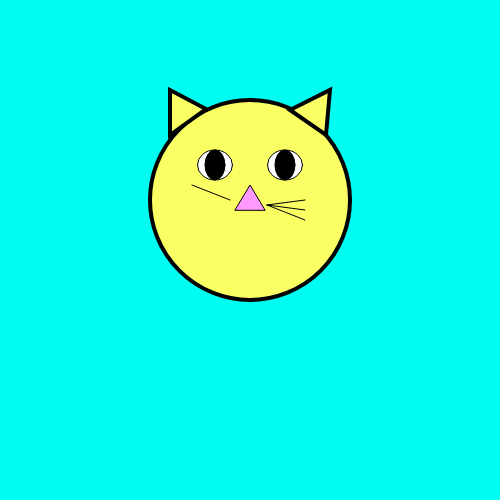
Frame 1 (no input)
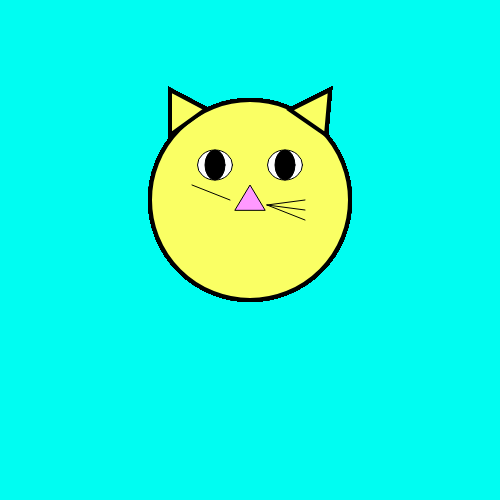
Frame 60 (no input)
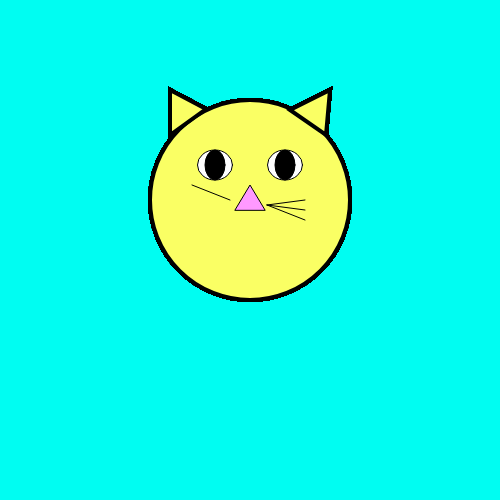
Frame 120 (the mouse pressed at the canvas centre since frame 60)

The p5.js sketch that drew these frames (run headless with seeded random() and noise() and a simulated clock; from frame 60 on, the mouse is pressed at the canvas centre):

// p5.js sketch
// ── sketch.js
function setup() {
createCanvas(500,500)
background(0,253,242)
}

function draw() {
//head
  push();
  translate(250, 200);
  fill(250, 300, 100);
  stroke(0,0,0);
  strokeWeight(4);
  ellipse(0,0,200,200);
  pop();
//ears
  push();
  translate(130,50);
  fill(250, 300, 100);
  stroke(0,0,0);
  strokeWeight(4);
  triangle(40,85,40,40,76,59);
  pop();

  push();
  translate(250,50);
  fill(250, 300, 100);
  stroke(0,0,0);
  strokeWeight(4);
  triangle(40,60,80,40,76,85);
  pop();

  //eyes
  push();
  translate(250, 165);
  fill(255,255,255);
  ellipse(-35,0,35,30);
  ellipse(35,0,35,30);
  pop();

  //pupils
  //eyes
  push();
  translate(250, 165);
  fill(0,0,0);
  ellipse(-35,0,20,30);
  ellipse(35,0,20,30);
  pop();

//mouth
  push();

  pop();

  //nose
  push();
  translate(225,165);
  fill(255, 153, 255);
  stroke(0,0,0);
  strokeWeight(1);
  triangle(10,45,25,20,40,45);
  pop();

  //right whiskers
  push();
  translate(265,200);
  line(2, 5, 40, 20);
  pop();

  push();
  translate(265,200);
  line(2, 5, 40, 10);
  pop();

  push();
  translate(265,200);
  line(2, 5, 40, 0);
  pop();
//left whiskers
  push();
  translate(190,180);
  line(2, 5, 40, 20);
  pop();


}
